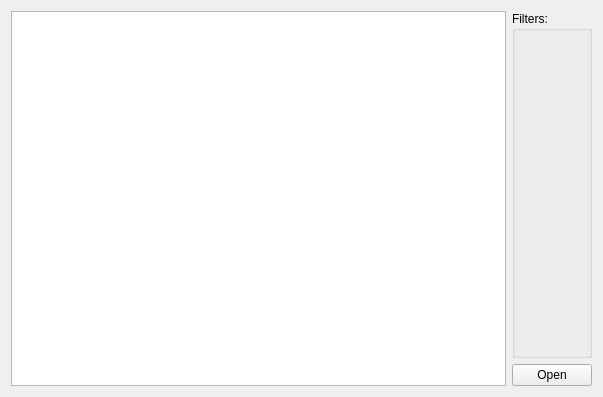
<?xml version="1.0" encoding="UTF-8"?>
<ui version="4.0">
 <class>MainWindow</class>
 <widget class="QMainWindow" name="MainWindow">
  <property name="geometry">
   <rect>
    <x>0</x>
    <y>0</y>
    <width>603</width>
    <height>397</height>
   </rect>
  </property>
  <property name="windowTitle">
   <string>Thumbnail Browser</string>
  </property>
  <widget class="QWidget" name="centralWidget">
   <layout class="QGridLayout" name="gridLayout">
    <item row="0" column="0" rowspan="2">
     <widget class="QListWidget" name="listWidget">
      <property name="movement">
       <enum>QListView::Static</enum>
      </property>
      <property name="flow">
       <enum>QListView::LeftToRight</enum>
      </property>
      <property name="resizeMode">
       <enum>QListView::Adjust</enum>
      </property>
      <property name="viewMode">
       <enum>QListView::IconMode</enum>
      </property>
      <property name="uniformItemSizes">
       <bool>true</bool>
      </property>
     </widget>
    </item>
    <item row="1" column="1">
     <widget class="QPushButton" name="pushButton">
      <property name="text">
       <string>Open</string>
      </property>
     </widget>
    </item>
    <item row="0" column="1">
     <widget class="QGroupBox" name="groupBox">
      <property name="title">
       <string>Filters:</string>
      </property>
      <layout class="QVBoxLayout" name="verticalLayout_2">
       <item>
        <layout class="QVBoxLayout" name="verticalLayout"/>
       </item>
      </layout>
     </widget>
    </item>
   </layout>
  </widget>
 </widget>
 <layoutdefault spacing="6" margin="11"/>
 <resources/>
 <connections/>
</ui>
